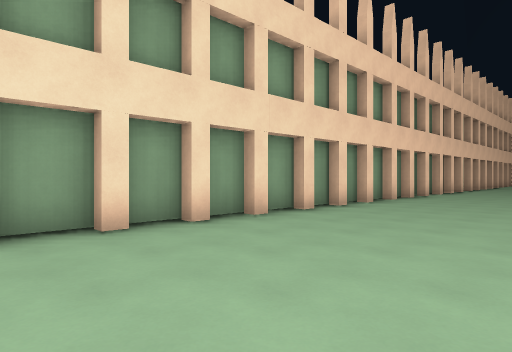
view 1 (above)

20 first-person views from a walk through a Godot game level. The camera is 1.3 m above the floor, looks level and sees 75° across. The floor is counted in squares, 2 m on a side. Each view is taken from the middle of a square. On the plan, view 1 faces up. The plan holds only what a view shows up to about 10 squares ahead; the rest is blank. The place goes on beyond the plan.

view 2
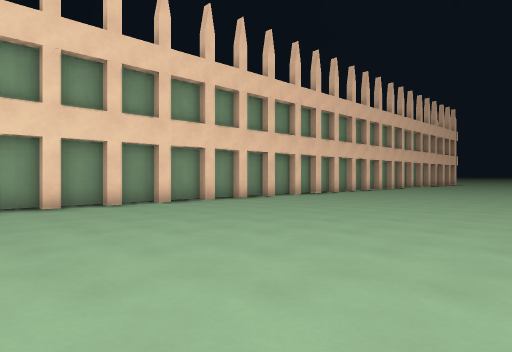

view 3
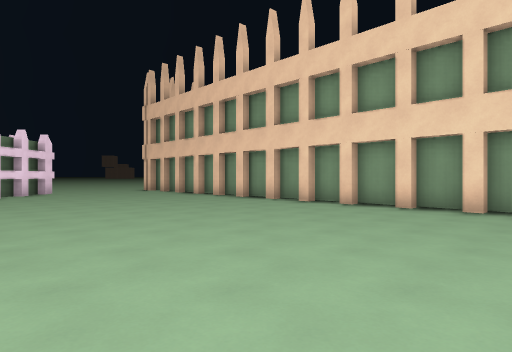

view 4
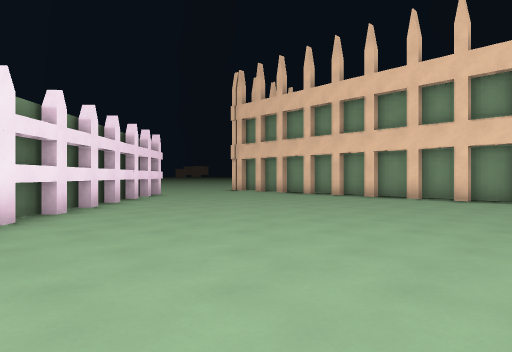

view 5
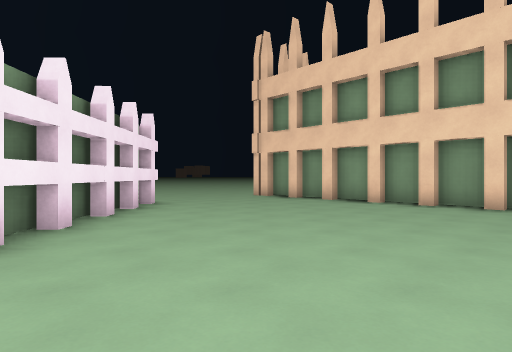

view 6
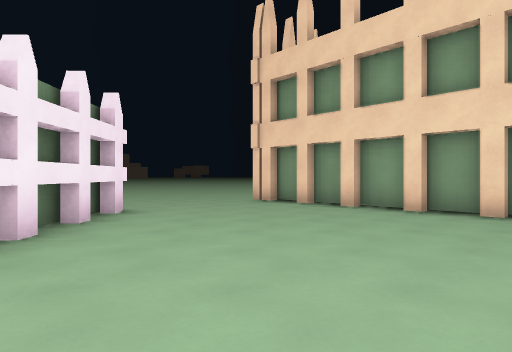

view 7
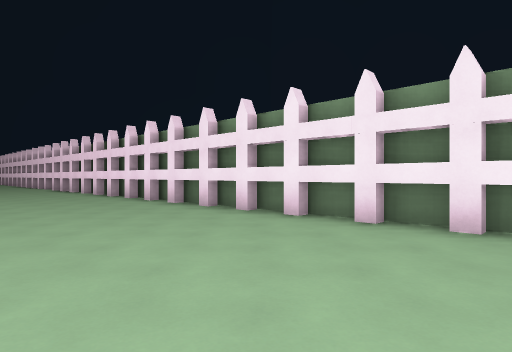

view 8
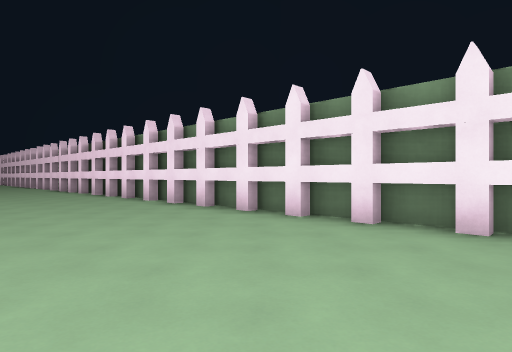

view 9
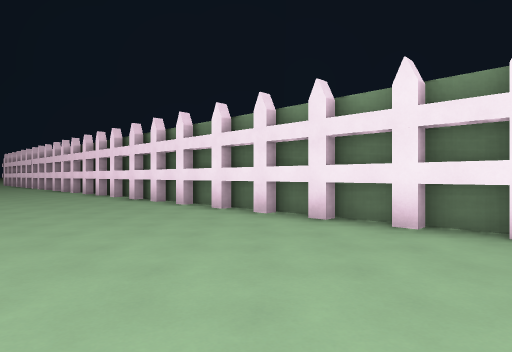

view 10
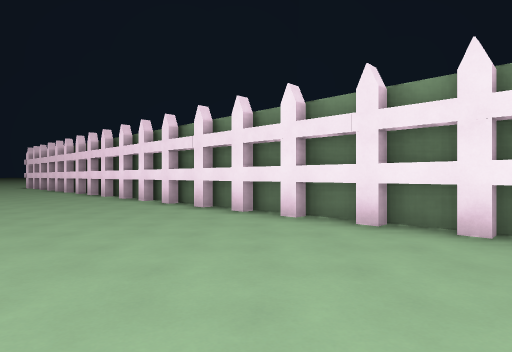

view 11
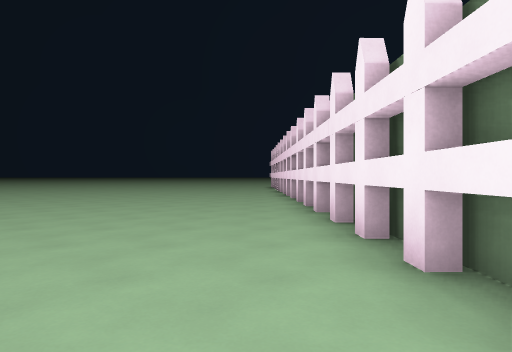

view 12
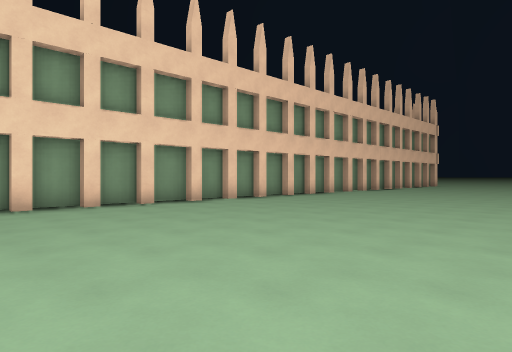

view 13
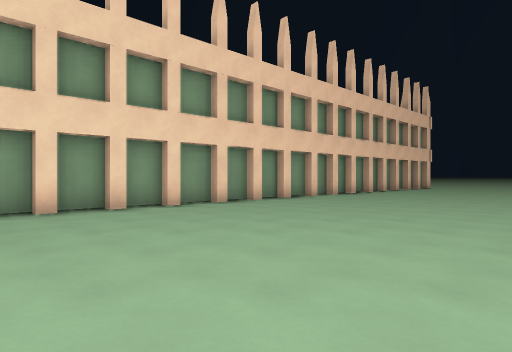

view 14
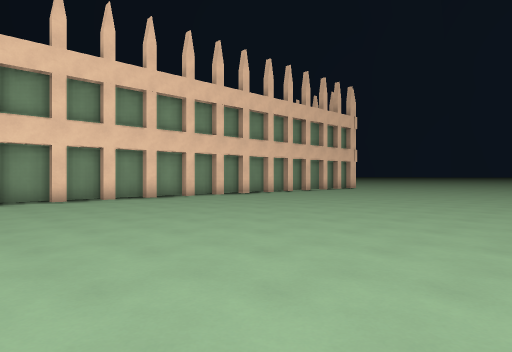

view 15
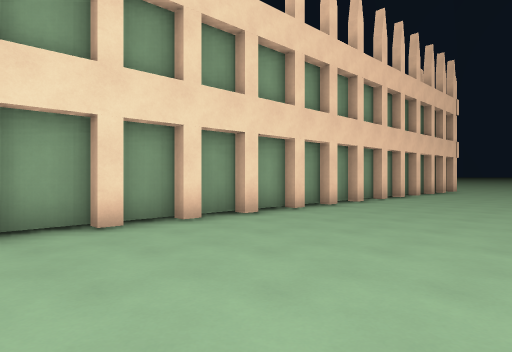

view 16
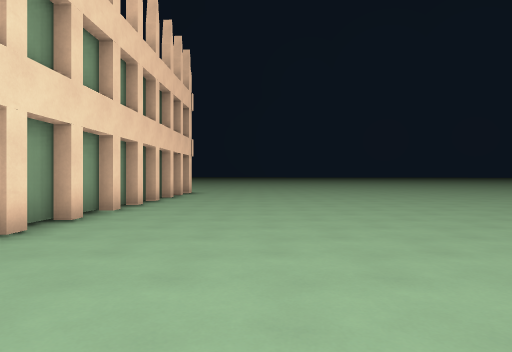

view 17
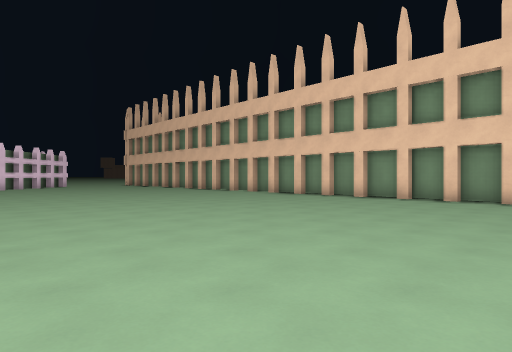

view 18
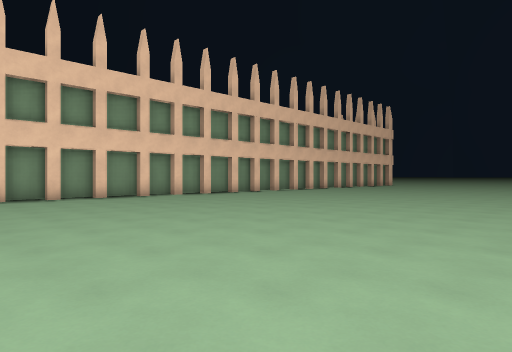

view 19
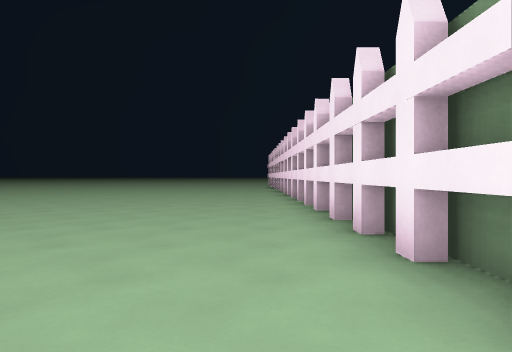

view 20
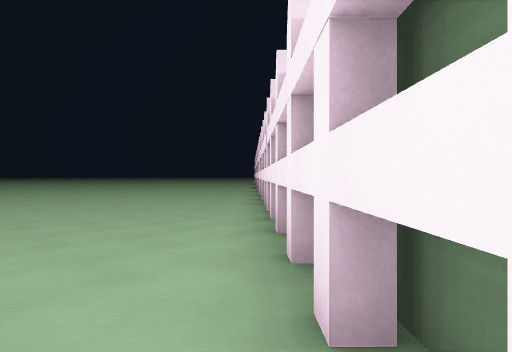

### Floor plan
Points are (right, up) in squares from view 1. A wall is a line through its corners. A room is listed if a view was taken in it or the views show most of it. See-through windows are left out.
Room 1 (views 1, 2, 3, 4, 5, 6, 7, 8, 9, 10, 11, 12, 13, 14, 15, 16, 17, 18, 19, 20)
walls: (5.7, 10.9) (5.3, 10.5); (5.2, 10.8) (2.8, 8.5); (7.5, 12.6) (7.1, 12.3); (7, 12.6) (5.5, 11.1); (3, 8.3) (2.6, 8); (8.4, 13.5) (8.1, 13.1); (8, 13.4) (7.3, 12.8); (2.5, 8.3) (1.9, 7.7); (12.4, -6.5) (13, -6.5); (13.1, -6.5) (14.1, -6.5); (10.9, -6.6) (11.8, -6.6); (14.3, -6.5) (15.5, -6.5); (9, 14.4) (8.1, 13.6); (9.6, -6.6) (10.4, -6.6); (1.7, 7.5) (1, 6.8); (1.2, 6.7) (0.9, 6.3); (15.9, -6.5) (16.8, -6.5); (8.3, -6.6) (9.1, -6.6); (9.8, 15.1) (9.1, 14.5); (10.2, 15.2) (9.9, 14.8); (0.8, 6.6) (0.1, 6); (17.1, -6.5) (18, -6.5); (6.9, -6.6) (8, -6.6); (10.7, 16) (10, 15.4); (-0.2, 5.7) (-0.9, 5); (18.5, -6.5) (19.1, -6.4); (11.6, 16.9) (11, 16.3); (-1, 4.9) (-1.8, 4.2); (19.9, -6.4) (20.4, -6.4); (4.5, -6.7) (6.6, -6.6); (-1.5, 4.1) (-1.8, 3.8); (12.5, 17.7) (12, 17.3); (21.1, -6.4) (21.6, -6.4); (13, 17.8) (12.6, 17.4); (-1.9, 4) (-2.8, 3.3); (3.1, -6.7) (4.3, -6.7); (2.3, -6.7) (2.9, -6.7); (13.4, 18.6) (12.9, 18.1); (-2.9, 3.1) (-4.5, 1.6); (-3.3, 2.4) (-3.7, 2); (0.9, -6.7) (1.8, -6.7); (14.4, 19.5) (13.9, 19); (14.8, 19.5) (14.4, 19.1); (-4.7, 1.5) (-6.3, -0.1); (-5.1, 0.7) (-5.5, 0.3); (-2.5, -6.7) (0.5, -6.7); (-3.4, -6.8) (-2.6, -6.8); (-6.5, -0.2) (-7.2, -0.9); (-4.7, -6.8) (-4, -6.8); (-7.4, -1.1) (-8.1, -1.8); (-7.8, -1.9) (-8.2, -2.3); (-5.9, -6.8) (-5.2, -6.8); (-8.4, -2.1) (-9, -2.7); (-7.4, -6.5) (22.9, -6); (-9.3, -2.9) (-9.9, -3.5); (-9.6, -3.5) (-10.2, -4.1)
ways out: opening at (-9, -6)

Positions as (right, up) in squares from view 1, and headings:
1: (0, 0), facing up
2: (5, 0), facing up
3: (5, 1), facing left
4: (5, -3), facing left
5: (1, -4), facing left
6: (-1, -4), facing left
7: (-3, -2), facing down-right
8: (2, -2), facing down-right
9: (5, -2), facing down-right
10: (12, -2), facing down-right
11: (13, -5), facing right
12: (8, 3), facing up
13: (10, 6), facing up
14: (14, 6), facing up
15: (11, 10), facing up
16: (12, 13), facing up-right
17: (13, 5), facing left
18: (10, 1), facing up
19: (9, -5), facing right
20: (4, -6), facing right
